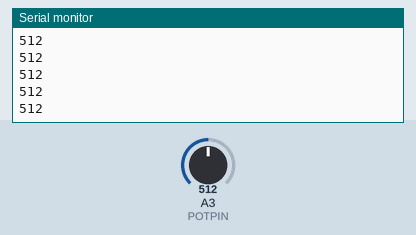
Bench run of a sketch on a simulated Arduino Uno, built with avr-gcc and run on an emulated ATmega328P. Parts: the last lines printed to the serial monitor. Inputs (shaded band) come from the test bench; at power-on: A3 (POTPIN) = 512.

Above: at 1.2 s.
1.3 s: A3 (POTPIN) set to 716
At 1.8 s:
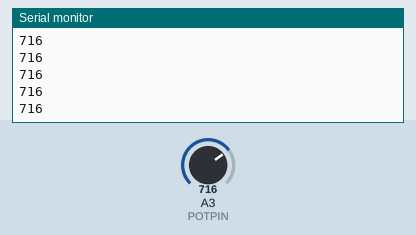
2.8 s: A3 (POTPIN) set to 900
At 3.8 s:
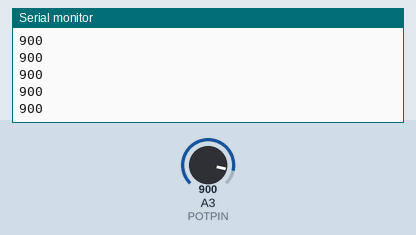
Timing chart, 0 to 5.8 s (numbered marks = the images above; inputs shaded):
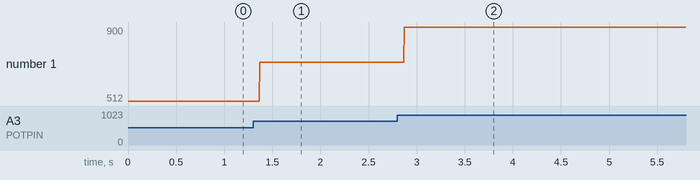

The sketch:

test.ino
```cpp
#define POTPIN A3

void setup()
{
	Serial.begin(9600);
	pinMode(POTPIN, INPUT);
}

void loop()
{
	Serial.println(analogRead(POTPIN));
}
```

Measured:
- after the input at 1.3 s, the serial monitor: prints a new line after 0.07 s (image 1)
- after the input at 2.8 s, the serial monitor: prints a new line after 0.07 s (image 2)
- plotted number 1: 512 → 716 after the input at 1.3 s, 716 → 900 after the input at 2.8 s
